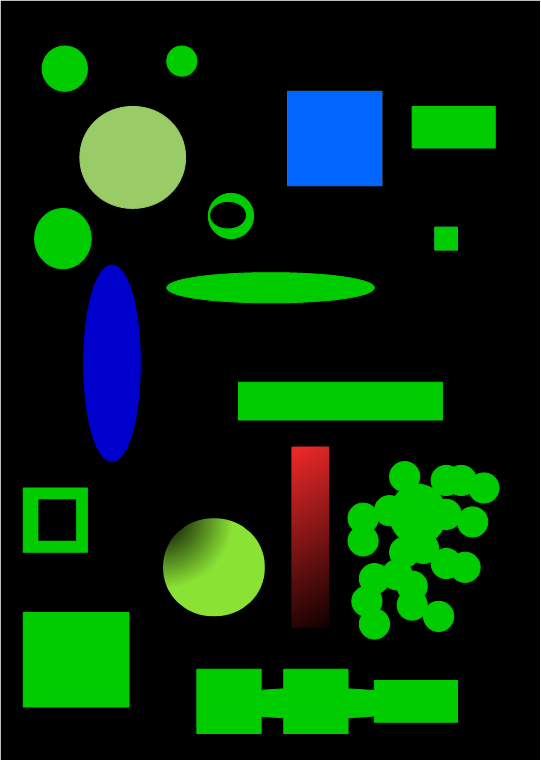
#> input picture pyComputerVision/pyVision/detect_blob.png, 541 x 760 px, given in place of the camera
$ python vision_test_square.py   (older library calls are emulated)
#> lines starting #> are read from the running program, lines starting #| are printed output that depends on the picture; after the words box and inside, x2 and y2 are one past the last pixel; in counts of white or black regions, pixels touching at a corner belong together; long printed decimals are rounded

import cv2
import numpy as np


cap = cv2.VideoCapture(0) # Indicates the Camera

cv2.namedWindow("Video")


while(True):

    #Takes Picture and saves it, writes to console
    ret, takePic1 = cap.read()
#> takePic1 is the input picture: shape (760, 541, 3); mean B, G, R 14.5, 44, 8.8

    #Converts picture into grey scale image
    takePic1 = cv2.cvtColor(takePic1, cv2.COLOR_RGB2GRAY)
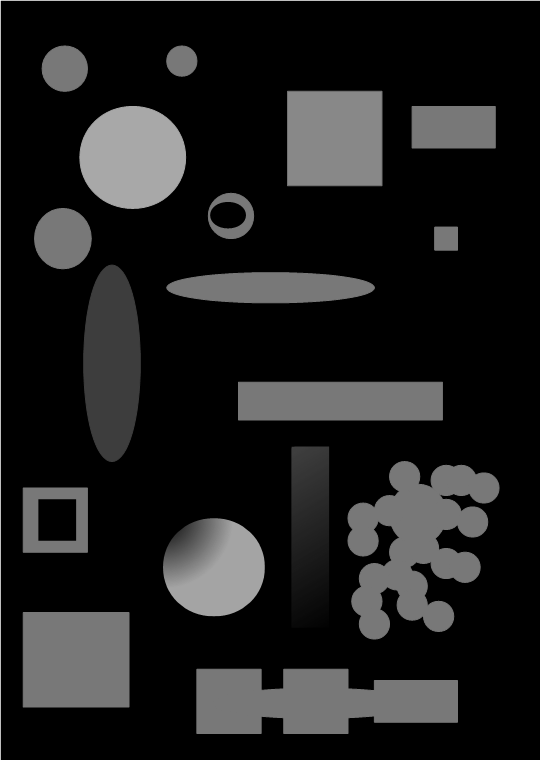
#> takePic1: shape (760, 541); min 0, max 255, mean 31.2

    thresh = 160
    ret, takePic1 = cv2.threshold(takePic1, thresh, 255, cv2.THRESH_BINARY)
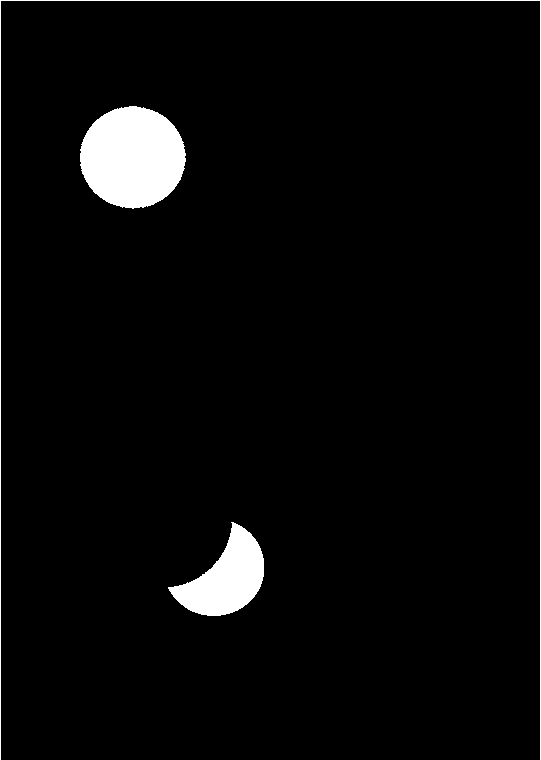
#> takePic1: shape (760, 541); 3.7% white; 3 white regions, box (x1, y1, x2, y2) and area: (80, 106, 186, 209) 8445, (168, 522, 264, 616) 4622, (0, 0, 541, 760) 2059
#> ret = 160

    #Bluring the image, Gaussian
    takePic1 = cv2.GaussianBlur(takePic1, (3,3),0)


    adapt_thresh = cv2.adaptiveThreshold(takePic1, 255, cv2.ADAPTIVE_THRESH_GAUSSIAN_C, cv2.THRESH_BINARY, 115, 1)
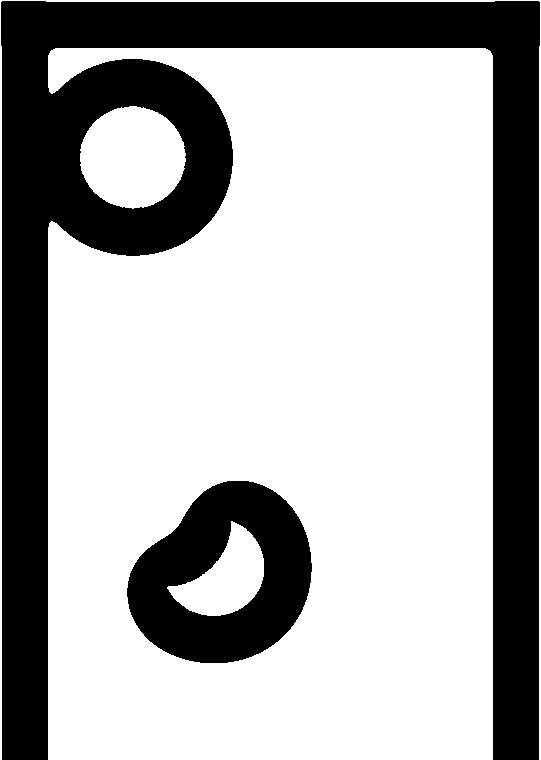
#> adapt_thresh: shape (760, 541); 67.8% white; 2 black regions
    blur_p1, contours, hierarchy = cv2.findContours(adapt_thresh, cv2.RETR_TREE, cv2.CHAIN_APPROX_SIMPLE)
#> contours = 5 contours; box (x1, y1, x2, y2) and area: (48, 48, 493, 760) 285299, (126, 480, 313, 664) 25150, (80, 106, 186, 209) 8303, (167, 521, 264, 616) 4530, (0, 0, 541, 760) 1880
    print(len(contours))
#| 5

    filtered = []

    for c in contours:
        if cv2.contourArea(c) < 1000:
            continue
        elif cv2.contourArea(c) > 3000:
            continue
        else:
            filtered.append(c)
#> this loop made 5 passes
#> after the loop, filtered = 1 contour; box (x1, y1, x2, y2) and area: (0, 0, 541, 760) 1880
    print(len(filtered))
#| 1

    objects = np.zeros([takePic1.shape[0], takePic1.shape[1],3], 'uint8')


    for c in filtered:


        #Draws and outline around the contour, green
        cv2.drawContours(objects, [c], -1, (0,255,0), 3)


        #Centriod
        # Had to add +1 to advoid Dividion by Zero erro
        M = cv2.moments(c)
        cx = int( M['m10']/(M['m00'] + 1))
        cy = int( M['m01']/(M['m00'] + 1))

        #Centriods
        cv2.circle(objects, (cx,cy), 4, (0, 0, 255), -1)
        #Area and Perimter
        area = cv2.contourArea(c)
        perimeter = cv2.arcLength(c, True)

        print("(X,Y): ", cx, cy, "Area: ", area, "Perimter: ", perimeter)
#> this loop made 1 pass
#> (cx, cy, area, perimeter) on pass 1: (269, 305, 1880, 4117.3)
#| (X,Y):  269 305 Area:  1880.0 Perimter:  4117.314
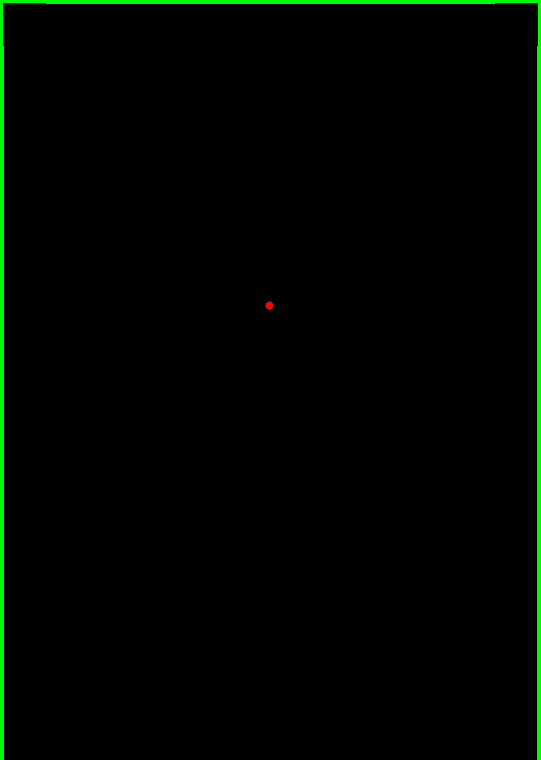
#> objects: shape (760, 541, 3); mean of channels 0, 1, 2 0, 5, 0; drawn as B, G, R

    cv2.imshow("Video", adapt_thresh)


    cv2.imshow("Objects", objects)


    ch2 = cv2.waitKey(1)
#> (key q is pressed here)
    if ch2 & 0xFF == ord('p'):
        take_picture()
    elif ch2 & 0xFf == ord('q'):
        break

cap.release()
cv2.destroyAllWindows()
